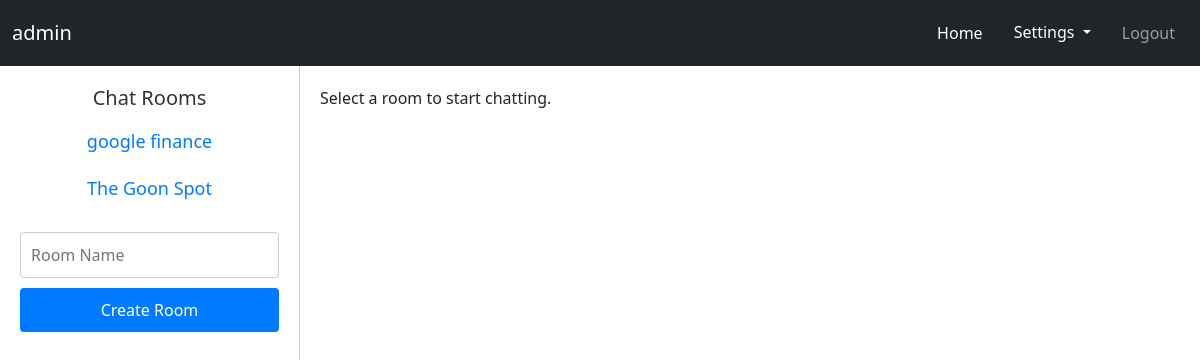
/chat/home (signed in), run on the app's committed database.
### database/models/sqlalchemy_models.py (models this page shows)
class User(UserMixin, Base):
    __tablename__ = 'users'
    id = Column(String, primary_key=True)
    username = Column(String(100), unique=True)
    password = Column(String(100))
    meta_data = Column(Text)

class ChatRoom(Base):
    __tablename__ = 'chat_rooms'
    id = Column(String, primary_key=True)
    name = Column(String(255), nullable=True)
    creation_date = Column(DateTime, nullable=False)
    room_creator_id = Column(String(255), nullable=False)

### routes/chat.py (the view)
@chat.route('/home')
@login_required
def home():
    with database_manager as session:
        rooms = session.query(database_manager.ChatRoom).all()
    return render_template('chat.html', rooms=rooms)

### database/db_manager.py (called while the page is built)
    def __enter__(self):
        session_factory = sessionmaker(bind=self.engine)
        session = scoped_session(session_factory)
        self.session = session()
        return self.session

    def __exit__(self, ext_type, exc_value, traceback):
        self.session.close()
        if isinstance(exc_value, Exception):
            self.session.rollback()
            print(f"DATABASE ERROR OCCURRED: {exc_value} ROLLING BACK CHANGES")
        else:
            self.session.commit()
        self.session.close()

### templates/chat/chat.html
{% extends "base.html" %}
{% block content %}
<div class="messaging-container">
    <div class="room-list">
        <h5>Chat Rooms</h5>
        <ul>
            {% for room in rooms %}
            <li><a href="{{ url_for('chat.room', room_id=room.id) }}">{{ room.name }}</a></li>
            {% endfor %}
        </ul>
        <form action="{{ url_for('api.create_room') }}" id="create-room-form" method="post">
            <input type="text" name="room_name" placeholder="Room Name">
            <button type="submit">Create Room</button>
        </form>
    </div>
    <div class="chat-container">
        {% if room %}
        <h5>Room: {{ room.name }}</h5>
        <div class="message-list">
            {% for message in messages %}
            <div class="message {% if message.sender_id == current_user.id %}sent{% else %}received{% endif %}">
                <strong class="username">{{ message.sender.username }}</strong>
                {% if message.meta_data.is_file %}
                  <p>{{ message.message }}</p>
                    {% if message.meta_data.filename.lower().endswith('.jpg') or
                          message.meta_data.filename.lower().endswith('.jpeg') or
                          message.meta_data.filename.lower().endswith('.png') %}
                        <img src="{{ url_for('static', filename='file_upload/' + message.meta_data.filename) }}" alt="{{ message.meta_data.filename }}" class="{% if message.sender_id == current_user.id %}sent-img{% else %}received-img{% endif %}">
                    {% else %}
                        <a href="{{ url_for('static', filename='file_upload/' + message.meta_data.filename) }}" style="color: white;" target="_blank">{{ message.meta_data.filename }}</a>
                    {% endif %}
                {% else %}
                    <p>{{ message.message }}</p>
                {% endif %}
                <span class="timestamp">{{ message.date_filtered }}</span>
            </div>
            {% endfor %}
        </div>
        <div>
            <form class="message-input" method="post" action="{{ url_for('api.submit_chat_message', room_id=room.id) }}" enctype="multipart/form-data">
                <div class="input-group">
                    <input type="text" name="message" class="form-control" placeholder="Type your message">
                    <label for="file-input" class="file-label">
                        <i class="bi bi-paperclip"></i>
                        <input id="file-input" type="file" name="file" style="display: none;">
                    </label>
                    <button type="submit" class="btn btn-primary">Send</button>
                </div>
            </form>
        </div>
        {% else %}
        <p>Select a room to start chatting.</p>
        {% endif %}
    </div>
</div>
{% endblock %}

### templates/navbar.html (shortened to what this page needs)
{% block content %}
    <nav class="navbar navbar-expand-lg navbar-dark bg-dark">
      <div class="container-fluid">
        <a class="navbar-brand" href="{{ url_for('admin.index') }}">{{ current_user.username }}</a>
        <div class="collapse navbar-collapse" id="navbarNav">
          <ul class="navbar-nav ms-auto">
            <li class="nav-item">
              <a class="nav-link active" href="{{ url_for('chat.index') }}">Home</a>
            </li>
            {% if current_user.is_authenticated %}
              <li class="nav-item">
                <div class="dropdown">
                  <button class="btn btn-dark dropdown-toggle" type="button" id="dropdownMenuButton2" data-bs-toggle="dropdown" aria-expanded="false">
                    Settings
                  </button>
                </div>
              </li>
              <li class="nav-item">
                <a class="nav-link" href="{{ url_for('auth.logout') }}">Logout</a>
              </li>
            {% endif %}
          </ul>
        </div>
      </div>
    </nav>
{% endblock %}

### static/css/styles.css (style rules this page uses)
body { font-family: Arial, sans-serif; background-color: #f8f9fa; text-align: center; margin: 0; padding: 0; }
ul, li, label { text-align: center; }
h1, h5 { text-align: center; color: #333; }
a { color: #007BFF; font-size: 18px; }
input[type="text"], input[type="number"] { width: 97%; padding: 10px; margin-bottom: 10px; border: 1px solid #ccc; border-radius: 4px; }
.nav-item { margin: 5px; }
.chat-container { width: 75%; padding: 20px; display: flex; flex-direction: column; justify-content: space-between; }
.messaging-container { display: flex; height: 100vh; }
.room-list { width: 25%; border-right: 1px solid #ccc; padding: 20px; overflow-y: auto; }
.room-list h5 { color: #333; }
.room-list ul { list-style: none; padding: 0; }
.room-list ul li { padding: 10px 0; }
.room-list ul li a { color: #007BFF; text-decoration: none; }
.room-list form { margin-top: 20px; }
.room-list form input { width: 100%; padding: 10px; border: 1px solid #ccc; border-radius: 4px; margin-bottom: 10px; }
.room-list form button { width: 100%; padding: 10px; background-color: #007BFF; color: #fff; border: none; border-radius: 4px; cursor: pointer; }

### data on the page
User: username "admin"
ChatRoom: name "google finance"
ChatRoom: name "The Goon Spot"
